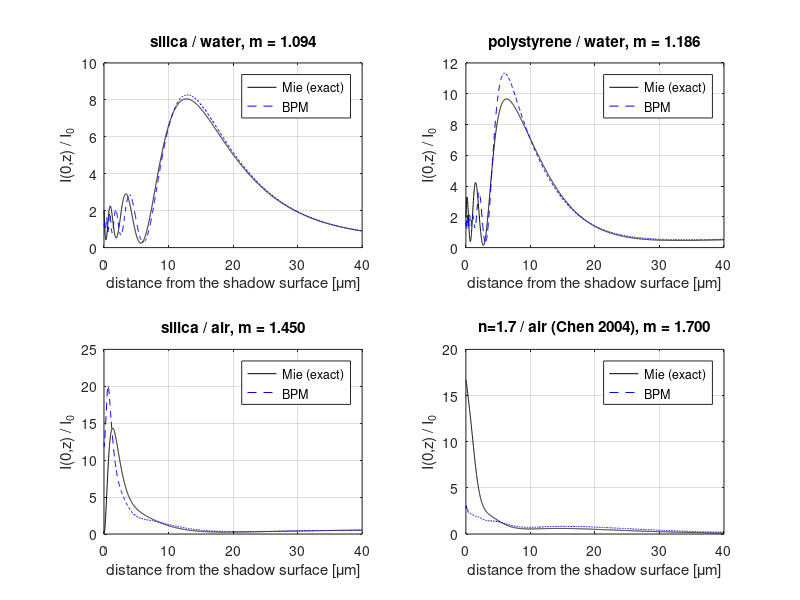
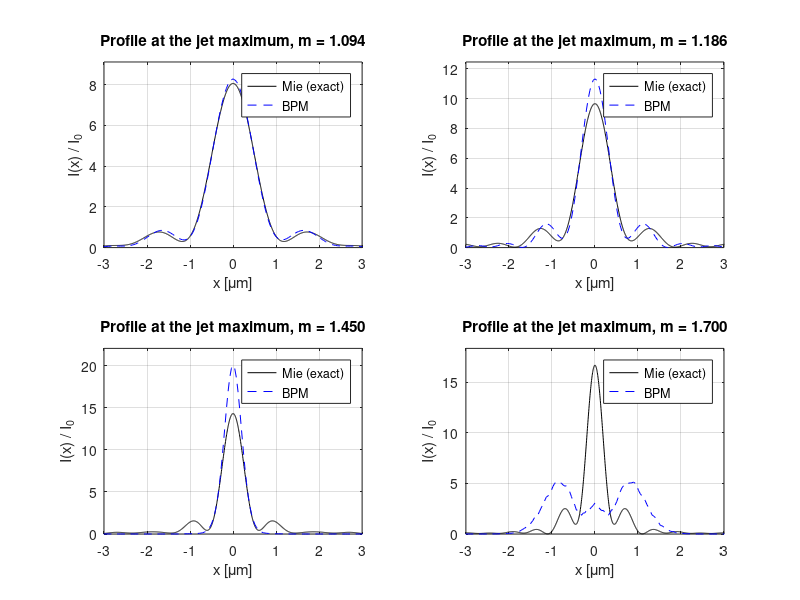
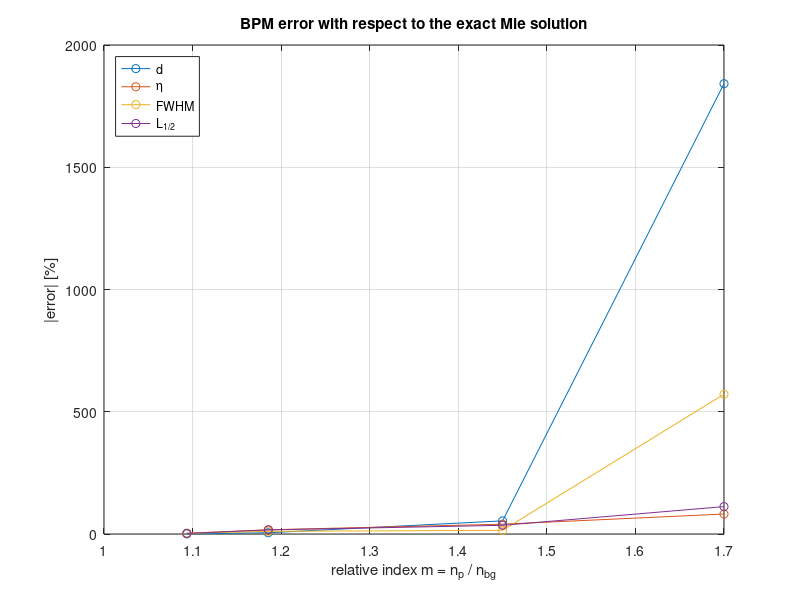

MATLAB code to generate these figures, in order:

%BPM_nanojet_validation.m
%Validation of the 2D BPM nanojet against the exact Mie solution of a cylinder
%Project part 2, task 4 (validation)
%Exact reference : Mie series for an infinite cylinder under plane-wave illumination,
%E parallel to the cylinder axis (the polarisation closest to the scalar BPM)
%Paramters used for simulation :
%Ld (light wavelength) =1.03, D (cylinder diameter) =10.3, w0 (waist)=39.8,
%dz=0.025, all lengths in micrometers
%4 cases of increasing relative index m=np/nbg :
%silica/water, polystyrene/water, silica/air, n=1.7/air (Chen et al. 2004)
clear
%Gaussian Beam
    N=4096; %N : sampling number
    L=160*10^-6; %Display area
    Ld=1.03;Ld=Ld*10^-6;
    k0=(2*pi)/Ld;  %wavenumber in vacuum, used for the index step
    w0=39.8;w0=w0*10^-6;
    dz=0.025;dz=dz*10^-6;
%Microcylinder
    D=10.3;D=D*10^-6;R=D/2;
    zc=5*10^-6+R;  %centre of the cylinder (front face at z=5 um)
    Zw=zc;         %waist of the beam at the centre of the cylinder
    Z=zc+R+40*10^-6;  %40 um behind the cylinder
%Cases (cylinder index, background index)
    np_list =[1.450 1.572 1.450 1.700];
    nbg_list=[1.326 1.326 1.000 1.000];
    names={'silica / water','polystyrene / water','silica / air','n=1.7 / air (Chen 2004)'};
%dx : step size
    dx=L/N;
    for m=1:N
     %Space axis
        x(m)=(m-1)*dx-L/2;
     %Frequency axis
        Kx(m)=(2*pi*(m-1))/(N*dx)-((2*pi*N)/(N*dx))/2;
    end
ix=find(abs(x)<=4*10^-6);  %stored region |x| < 4 um
xs=x(ix);
ic=find(xs==0);
alpha=5*10^5;xa=0.8*L/2;  %absorbing boundary (graded, per unit length)
Abs=exp(-alpha*dz*(max(abs(x)-xa,0)/(L/2-xa)).^2);

for c=1:length(np_list)
    np=np_list(c);nbg=nbg_list(c);
    kbg=k0*nbg;
    m_rel(c)=np/nbg;

    %%%%%%%%%%%%%%%%%%%%%%%%%%%%%%%%%%%%%%%%
    % BPM (same algorithm as BPM_nanojet_cylinder.m)
    %%%%%%%%%%%%%%%%%%%%%%%%%%%%%%%%%%%%%%%%
    %Gaussian Beam in space domain at z=0
    Gau_w=exp(-x.^2./(w0^2));
    Gau_ini=ifft(fft(Gau_w).*fftshift(exp(j/(2*kbg)*(-Zw)*Kx.^2)));
    %Free space transfer function of propagation
    H=exp(j/(2*kbg)*dz*Kx.^2);
    %Iterative Loop
    Gau=Gau_ini;
    n1=0;
    clear Zp I_pro
    for z=0:dz:Z-dz
        n1=n1+1 ;
        Zp(n1)=z+dz;
        %Gaussian Beam in Frequency domain
          FGau=fft(Gau);
        %Propagated Gaussian beam in Frequency domain
          FGau=FGau.*fftshift(H);
        %Propagated Gaussian beam in space domain
          Gau=ifft(FGau);
        %Refractive index map of the slice z+dz/2
          dn=(np-nbg)*((x.^2+(z+dz/2-zc)^2)<=R^2);
        %Step propagation through medium
          Gau=Gau.*exp(-j*k0*dn*dz).*Abs;
        %Stored intensity
          I_pro(:,n1)=abs(Gau(ix)').^2;
    end
    after=find(Zp>zc+R);
    zB=Zp(after)-(zc+R);       %distance from the shadow surface
    IB=I_pro(ic,after);        %on-axis intensity
    PB_all=I_pro(:,after);

    %%%%%%%%%%%%%%%%%%%%%%%%%%%%%%%%%%%%%%%%
    % Exact Mie solution (plane wave, E parallel to the axis)
    %%%%%%%%%%%%%%%%%%%%%%%%%%%%%%%%%%%%%%%%
    k=kbg;X=k*R;Y=m_rel(c)*X;
    nmax=round(X+4*X^(1/3)+15);
    for n=-nmax:nmax
        Jx=besselj(n,X);Jy=besselj(n,Y);Hx=besselh(n,1,X);
        dJx=(besselj(n-1,X)-besselj(n+1,X))/2;
        dJy=(besselj(n-1,Y)-besselj(n+1,Y))/2;
        dHx=(besselh(n-1,1,X)-besselh(n+1,1,X))/2;
        a(n+nmax+1)=(m_rel(c)*dJy*Jx-Jy*dJx)/(Jy*dHx-m_rel(c)*dJy*Hx);
    end
    %on-axis field behind the cylinder (origin at the centre)
    zM=linspace(R*1.0005,R+40*10^-6,3000);
    EM=exp(j*k*zM);
    for n=-nmax:nmax
        EM=EM+j^n*a(n+nmax+1)*besselh(n,1,k*zM);  %phi=0 on the axis
    end
    IM=abs(EM).^2;
    zM=zM-R;  %distance from the shadow surface

    %%%%%%%%%%%%%%%%%%%%%%%%%%%%%%%%%%%%%%%%
    % Figures of merit (BPM and Mie)
    %%%%%%%%%%%%%%%%%%%%%%%%%%%%%%%%%%%%%%%%
    for s=1:2
        if s==1, zz=zB; II=IB; else, zz=zM; II=IM; end
        [Imax,k1]=max(II);kmax=k1;
        %jet length (on-axis intensity above Imax/2)
        k2=kmax;while k1>1 && II(k1-1)>=Imax/2, k1=k1-1; end
        while k2<length(zz) && II(k2+1)>=Imax/2, k2=k2+1; end
        %transverse profile at the maximum
        if s==1
            P=PB_all(:,kmax)';xp=xs;
        else
            xp=linspace(-4*10^-6,4*10^-6,1601);
            r=sqrt(xp.^2+(zz(kmax)+R)^2);phi=atan2(xp,zz(kmax)+R);
            EP=exp(j*k*(zz(kmax)+R));
            for n=-nmax:nmax
                EP=EP+j^n*a(n+nmax+1)*besselh(n,1,k*r).*exp(j*n*phi);
            end
            P=abs(EP).^2;
        end
        i0=find(abs(xp)==min(abs(xp)),1);
        iL=find(P(1:i0)<Imax/2,1,'last');
        iR=i0-1+find(P(i0:end)<Imax/2,1,'first');
        xL=interp1(P(iL:iL+1),xp(iL:iL+1),Imax/2);
        xR=interp1(P(iR-1:iR),xp(iR-1:iR),Imax/2);
        FOM(c,s,:)=[zz(kmax)*10^6 Imax (xR-xL)/(Ld/nbg) (zz(k2)-zz(k1))*10^6];
        Prof{c,s}=[xp*10^6;P];
    end
    Axis{c,1}=[zB*10^6;IB];Axis{c,2}=[zM*10^6;IM];
    d_geo(c)=R*(2-m_rel(c))/(2*(m_rel(c)-1))*10^6;
end

%Results : BPM / Mie and relative error in %
fprintf('\n%-26s %6s | %15s | %15s | %15s | %15s\n','case','m','d [um]','eta=Imax/I0','FWHM/(lambda/n)','L1/2 [um]');
for c=1:length(np_list)
    fprintf('%-26s %6.3f |',names{c},m_rel(c));
    for q=1:4
        fprintf(' %6.2f / %6.2f |',FOM(c,1,q),FOM(c,2,q));
    end
    fprintf('\n');
end
Error_percent=100*(FOM(:,1,:)-FOM(:,2,:))./FOM(:,2,:);
Error_percent=squeeze(Error_percent)  %rows: cases, columns: d, eta, FWHM, L1/2

figure(1)
for c=1:length(np_list)
    subplot(2,2,c)
    plot(Axis{c,2}(1,:),Axis{c,2}(2,:),'k',Axis{c,1}(1,:),Axis{c,1}(2,:),'b--')
    grid on
    title(sprintf('%s, m = %.3f',names{c},m_rel(c)))
    xlabel('distance from the shadow surface [\mum]')
    ylabel('I(0,z) / I_0')
    legend('Mie (exact)','BPM')
end

figure(2)
for c=1:length(np_list)
    subplot(2,2,c)
    plot(Prof{c,2}(1,:),Prof{c,2}(2,:),'k',Prof{c,1}(1,:),Prof{c,1}(2,:),'b--')
    axis([-3 3 0 1.1*max([Prof{c,1}(2,:) Prof{c,2}(2,:)])])
    grid on
    title(sprintf('Profile at the jet maximum, m = %.3f',m_rel(c)))
    xlabel('x [\mum]')
    ylabel('I(x) / I_0')
    legend('Mie (exact)','BPM')
end

figure(3)
plot(m_rel,abs(Error_percent),'o-')
grid on
legend('d','\eta','FWHM','L_{1/2}','Location','northwest')
title('BPM error with respect to the exact Mie solution')
xlabel('relative index m = n_p / n_{bg}')
ylabel('|error| [%]')
